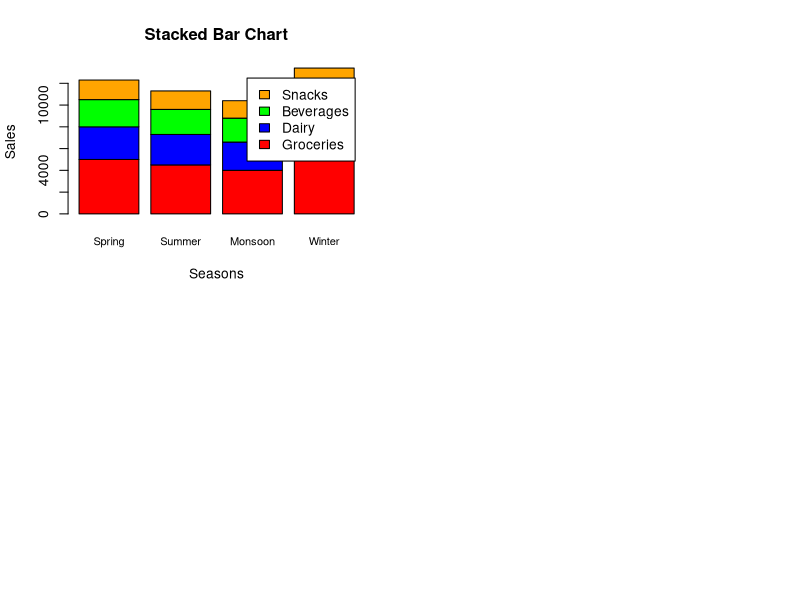
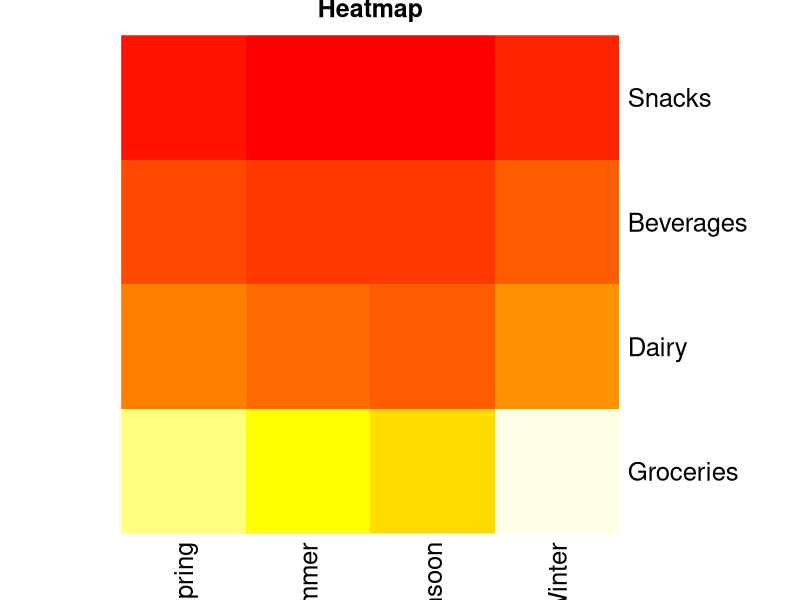
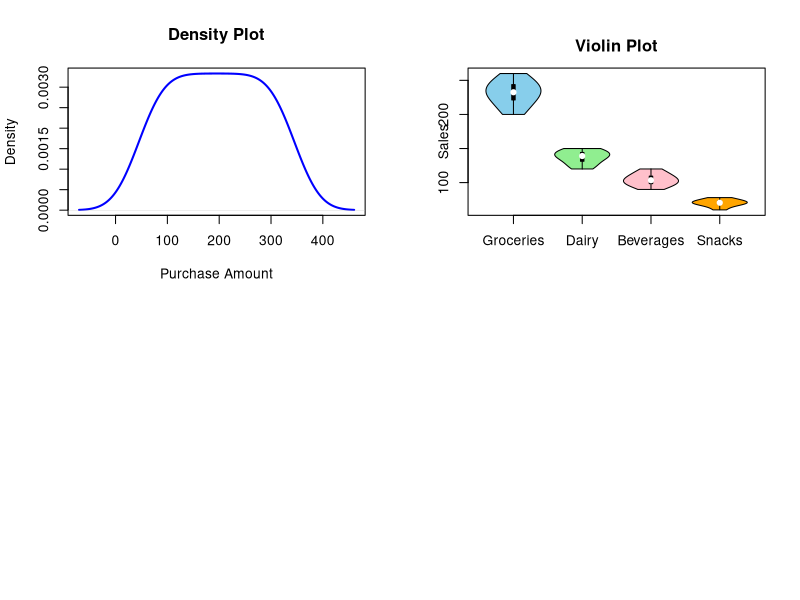

Reproduce these figures in R, in order.
# Install package (Run only once)
install.packages("vioplot")

# Load package
library(vioplot)

# Display 4 graphs in one window
par(mfrow = c(2,2))

#-----------------------------------------
# 1. Stacked Bar Chart
#-----------------------------------------
sales <- matrix(c(
  5000,4500,4000,5500,
  3000,2800,2600,3200,
  2500,2300,2200,2700,
  1800,1700,1600,2000
), nrow = 4, byrow = TRUE)

rownames(sales) <- c("Groceries","Dairy","Beverages","Snacks")
colnames(sales) <- c("Spring","Summer","Monsoon","Winter")

barplot(sales,
        col = c("red","blue","green","orange"),
        main = "Stacked Bar Chart",
        xlab = "Seasons",
        ylab = "Sales",
        legend.text = rownames(sales),
        cex.names = 0.8)

#-----------------------------------------
# 2. Heatmap
#-----------------------------------------
heatmap(sales,
        Rowv = NA,
        Colv = NA,
        scale = "none",
        col = heat.colors(20),
        margins = c(4,4),
        main = "Heatmap")

#-----------------------------------------
# 3. Density Plot
#-----------------------------------------
customer_spending <- c(
  50,60,70,80,90,100,110,120,130,140,
  150,160,170,180,190,200,210,220,230,240,
  250,260,270,280,290,300,310,320,330,340
)

plot(density(customer_spending),
     main = "Density Plot",
     xlab = "Purchase Amount",
     ylab = "Density",
     col = "blue",
     lwd = 2)

#-----------------------------------------
# 4. Violin Plot
#-----------------------------------------
groceries <- c(200,220,210,230,240,250,260,225,235,245)
dairy <- c(120,130,125,140,145,150,135,138,142,148)
beverages <- c(90,95,100,110,105,115,120,98,102,108)
snacks <- c(60,65,70,75,68,72,78,74,69,71)

vioplot(groceries, dairy, beverages, snacks,
        names = c("Groceries","Dairy","Beverages","Snacks"),
        col = c("skyblue","lightgreen","pink","orange"),
        main = "Violin Plot",
        ylab = "Sales")

# Reset layout
par(mfrow = c(1,1))
